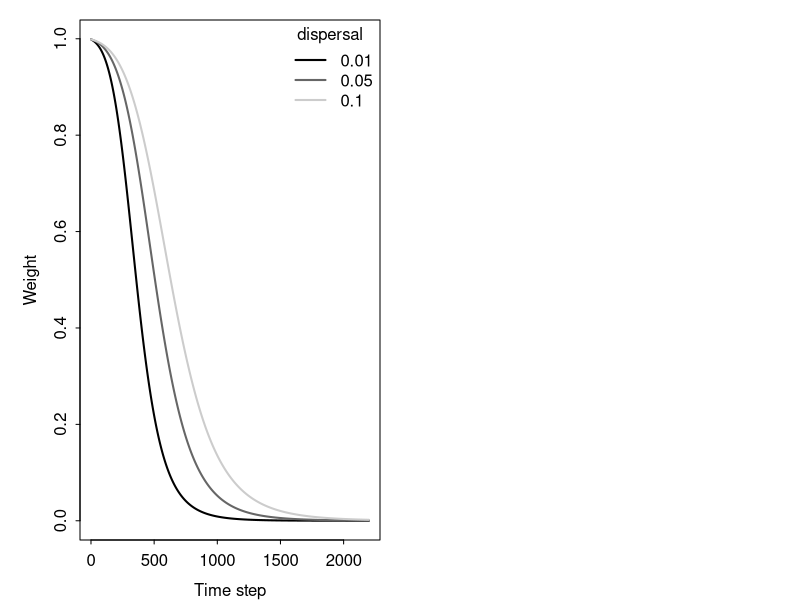

Generate this figure with R: (Note: this script raises an error after producing the figure.)

# call this script from genetic_diversity_master.R


# read in weights from commuynity turnover example
saved_weights_comm <- read.csv("./../community-turnover/simulations/saved_weights.csv",header=T)
d_vals <- colnames(saved_weights_comm)
d_vals <- gsub("X","",d_vals)

# Figure to compare rate of change in weights for different
# widths of temperature niche
myCols<-c("black","gray40","gray80")
png("figures/compare_Tsigmas.png",height=3.5,width=8.5,res=400,units="in")
  
  par(mfrow=c(1,2),tcl=-0.2,mgp=c(2,0.5,0),mar=c(3,4,1,1))
  
  #community example
  matplot(saved_weights_comm,type="l",lwd=2,lty=1,col=myCols,
          xlab="Time step",ylab="Weight")
  legend("topright",legend=d_vals,
       title="dispersal",lwd=2,lty=1,col=myCols,bty="n")
  
  #eco-evo example
  matplot(saved_weights,type="l",lwd=2,lty=1,col=myCols,
          xlab="Time step",ylab="Weight")
  legend("topright",legend=fec_Tsigma_baseline[1]*delta_fec_sigma,
         title=expression(sigma[T]),lwd=2,lty=1,col=myCols,bty="n")
  
dev.off()
